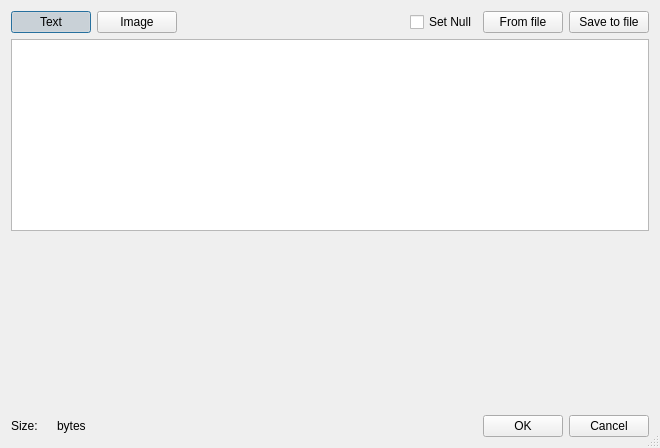
<?xml version="1.0" encoding="UTF-8"?>
<ui version="4.0">
 <class>Dialog</class>
 <widget class="QDialog" name="Dialog">
  <property name="geometry">
   <rect>
    <x>0</x>
    <y>0</y>
    <width>660</width>
    <height>448</height>
   </rect>
  </property>
  <property name="windowTitle">
   <string>Insert/Update Blob Field</string>
  </property>
  <property name="sizeGripEnabled">
   <bool>true</bool>
  </property>
  <layout class="QVBoxLayout" name="verticalLayout" stretch="0,0,0,0">
   <item>
    <widget class="QWidget" name="widget" native="true">
     <layout class="QHBoxLayout" name="horizontalLayout">
      <property name="margin">
       <number>0</number>
      </property>
      <item>
       <widget class="QPushButton" name="bText">
        <property name="text">
         <string>Text</string>
        </property>
        <property name="checkable">
         <bool>true</bool>
        </property>
        <property name="checked">
         <bool>true</bool>
        </property>
       </widget>
      </item>
      <item>
       <widget class="QPushButton" name="bImage">
        <property name="text">
         <string>Image</string>
        </property>
        <property name="checkable">
         <bool>true</bool>
        </property>
        <property name="checked">
         <bool>false</bool>
        </property>
       </widget>
      </item>
      <item>
       <spacer name="horizontalSpacer">
        <property name="orientation">
         <enum>Qt::Horizontal</enum>
        </property>
        <property name="sizeHint" stdset="0">
         <size>
          <width>40</width>
          <height>20</height>
         </size>
        </property>
       </spacer>
      </item>
      <item>
       <widget class="QCheckBox" name="ckSetNull">
        <property name="text">
         <string>Set Null</string>
        </property>
       </widget>
      </item>
      <item>
       <widget class="QPushButton" name="bLoad">
        <property name="text">
         <string>From file</string>
        </property>
        <property name="icon">
         <iconset resource="res.qrc">
          <normaloff>:/icons/folder.png</normaloff>:/icons/folder.png</iconset>
        </property>
       </widget>
      </item>
      <item>
       <widget class="QPushButton" name="bSave">
        <property name="text">
         <string>Save to file</string>
        </property>
        <property name="icon">
         <iconset resource="res.qrc">
          <normaloff>:/icons/disk.png</normaloff>:/icons/disk.png</iconset>
        </property>
       </widget>
      </item>
     </layout>
    </widget>
   </item>
   <item>
    <widget class="QPlainTextEdit" name="tContent"/>
   </item>
   <item>
    <widget class="QWidget" name="wImage" native="true">
     <layout class="QVBoxLayout" name="verticalLayout_2">
      <item>
       <widget class="QLabel" name="lImage"/>
      </item>
      <item>
       <spacer name="verticalSpacer">
        <property name="orientation">
         <enum>Qt::Vertical</enum>
        </property>
        <property name="sizeHint" stdset="0">
         <size>
          <width>20</width>
          <height>40</height>
         </size>
        </property>
       </spacer>
      </item>
     </layout>
    </widget>
   </item>
   <item>
    <widget class="QWidget" name="widget_2" native="true">
     <layout class="QHBoxLayout" name="horizontalLayout_2">
      <property name="margin">
       <number>0</number>
      </property>
      <item>
       <widget class="QLabel" name="label">
        <property name="text">
         <string>Size:</string>
        </property>
       </widget>
      </item>
      <item>
       <widget class="QLabel" name="lSize"/>
      </item>
      <item>
       <widget class="QLabel" name="label_2">
        <property name="text">
         <string>bytes</string>
        </property>
       </widget>
      </item>
      <item>
       <spacer name="horizontalSpacer_2">
        <property name="orientation">
         <enum>Qt::Horizontal</enum>
        </property>
        <property name="sizeHint" stdset="0">
         <size>
          <width>40</width>
          <height>20</height>
         </size>
        </property>
       </spacer>
      </item>
      <item>
       <widget class="QPushButton" name="bOk">
        <property name="text">
         <string>OK</string>
        </property>
       </widget>
      </item>
      <item>
       <widget class="QPushButton" name="bCancel">
        <property name="text">
         <string>Cancel</string>
        </property>
       </widget>
      </item>
     </layout>
    </widget>
   </item>
  </layout>
 </widget>
 <resources>
  <include location="res.qrc"/>
 </resources>
 <connections/>
</ui>
